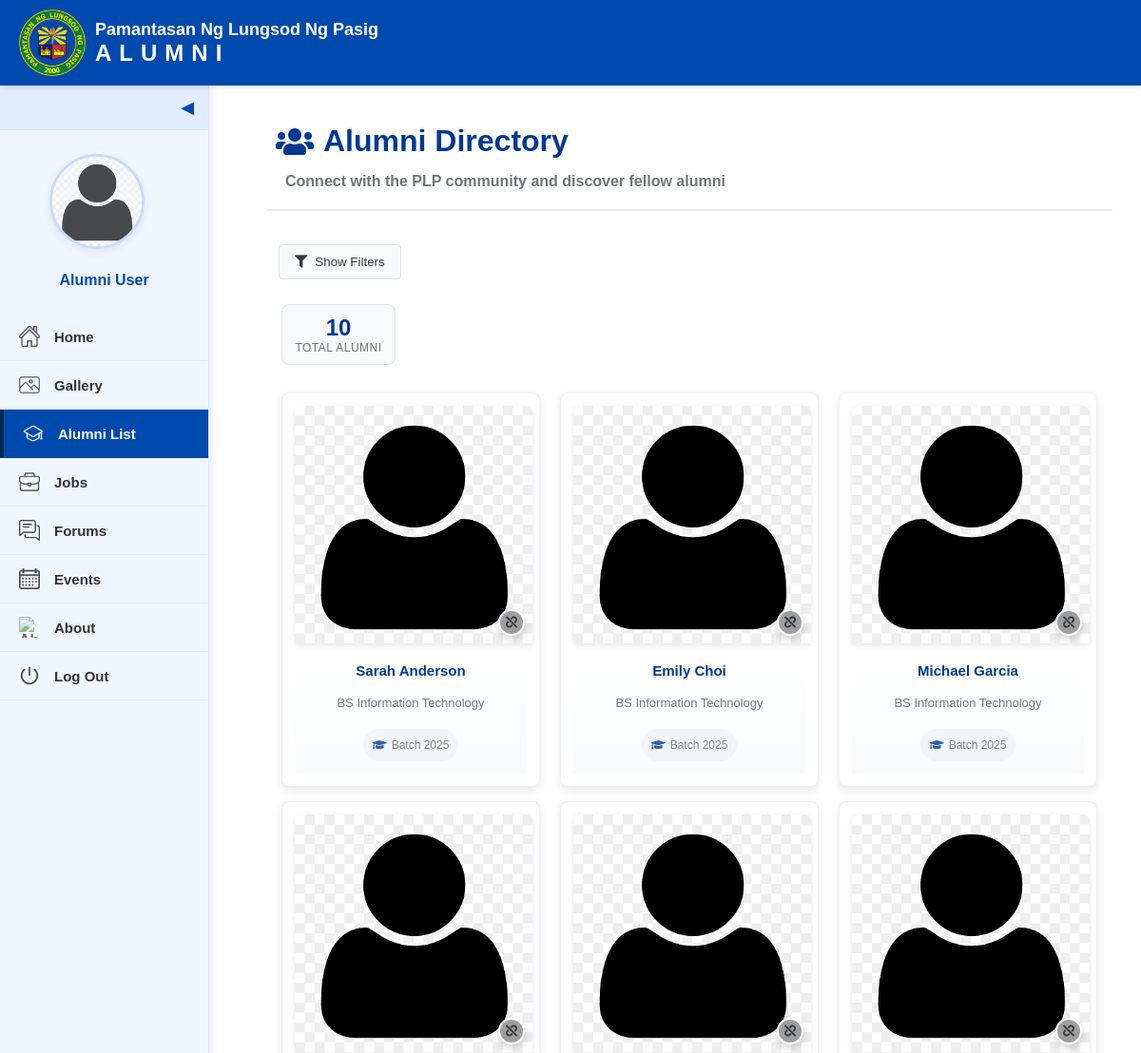
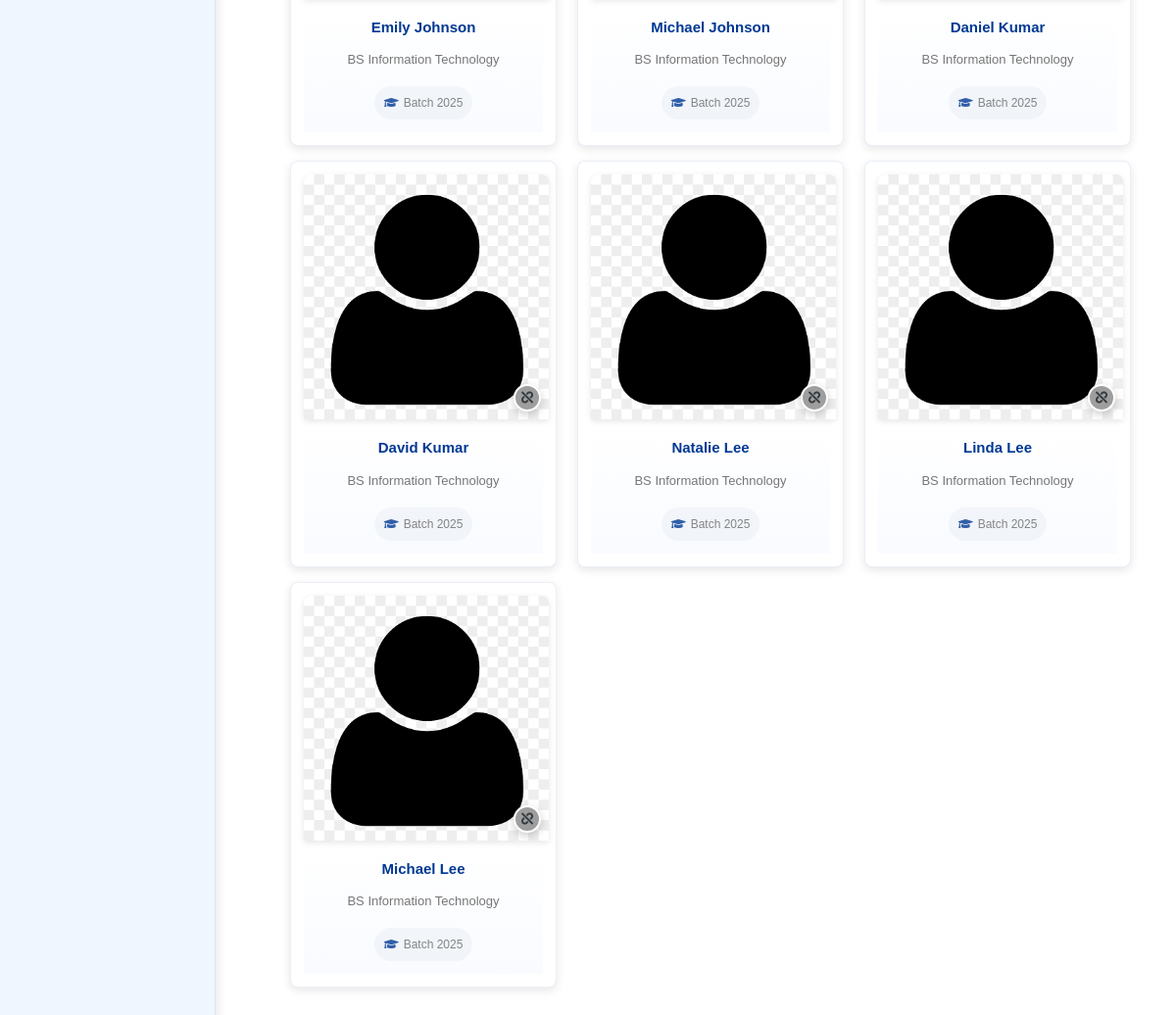
/alumni-list.php, run on the app's committed database (2 pictures, top to bottom).
### tables this page shows
CREATE TABLE `alumnus_bio` (
  `alumni_id` varchar(20) NOT NULL,
  `firstname` varchar(200) NOT NULL,
  `middlename` varchar(200) NOT NULL,
  `lastname` varchar(200) NOT NULL,
  `gender` varchar(10) NOT NULL,
  `batch` year(4) NOT NULL,
  `course_id` int(30) NOT NULL,
  `email` varchar(250) NOT NULL,
  `connected_to` tinyint(1) NOT NULL,
  `avatar` text NOT NULL,
  `status` tinyint(1) NOT NULL DEFAULT 0 COMMENT '0= Unverified, 1= Verified',
  `date_created` date NOT NULL DEFAULT current_timestamp()
);

CREATE TABLE `courses` (
  `id` int(30) NOT NULL,
  `course` text NOT NULL,
  `about` text NOT NULL
);

### alumni-list.php (the view, shortened to what this page needs)
<?php
include 'admin/db_connect.php';
$page = isset($_GET['page']) ? intval($_GET['page']) : 1;
$items_per_page = 12;
$offset = ($page - 1) * $items_per_page;
$filter_conditions = [];
$params = [];
$where_clause = count($filter_conditions) > 0 ? " WHERE " . implode(" AND ", $filter_conditions) : "";
$count_query = "SELECT COUNT(*) as total FROM alumnus_bio a LEFT JOIN courses c ON a.course_id = c.id" . $where_clause;
$stmt_count = $conn->prepare($count_query);
$stmt_count->execute();
$count_result = $stmt_count->get_result();
$count_row = $count_result->fetch_assoc();
$total_records = $count_row['total'];
$alumni_query = "SELECT a.*, c.course as course_name FROM alumnus_bio a
                LEFT JOIN courses c ON a.course_id = c.id" .
                $where_clause .
                " ORDER BY a.lastname ASC LIMIT ?, ?";
$stmt = $conn->prepare($alumni_query);
if (count($params) > 0) {
    $params[] = $offset;
    $params[] = $items_per_page;
    $types = str_repeat('s', count($params) - 2) . 'ii';
    $stmt->bind_param($types, ...$params);
} else {
    $stmt->bind_param("ii", $offset, $items_per_page);
}
$stmt->execute();
$alumni_result = $stmt->get_result();
$avatar = 'images/avatar.png';
$display_name = 'Alumni User';
?>
<!DOCTYPE html>
<html>
    <head>
        <link rel="stylesheet" href="style.css">
        <link rel="stylesheet" href="alumni-list.css">
        <link rel="stylesheet" href="https://cdnjs.cloudflare.com/ajax/libs/font-awesome/5.15.4/css/all.min.css">
    </head>
    <body>
        <div class="interface-header">
            <img src="images/logo.png" alt="PLP Logo" class="logo-interface">
            <div class="text">
                <div class="school-name">Pamantasan Ng Lungsod Ng Pasig</div>
                <div class="alumni-title">ALUMNI</div>
            </div>
        </div>
        <div class="sidebar" id="sidebar">
            <div class="toggle-btn" onclick="toggleSidebar()">&#x25C0;</div>
            <div class="sidebar-content">
                <div class="profile-section">
                    <a href="alumni-manage-profile.php" class="profile-pic">
                        <img src="<?php echo htmlspecialchars($avatar); ?>" alt="Profile Picture">
                    </a>
                    <div class="profile-name"><?php echo htmlspecialchars($display_name); ?></div>
                </div>
                <a href="alumni-home.php"><img src="images/home.png" alt="Home"><span>Home</span></a>
                <a href="alumni-gallery.php"><img src="images/gallery.png" alt="Gallery"><span>Gallery</span></a>
                <a href="alumni-list.php" class="active"><img src="images/alumni_list.png" alt="Alumni List"><span>Alumni List</span></a>
                <a href="alumni-job.php"><img src="images/jobs.png" alt="Jobs"><span>Jobs</span></a>
                <a href="alumni-forums.php"><img src="images/forums.png" alt="Forums"><span>Forums</span></a>
                <a href="alumni-events.php"><img src="images/calendar.png" alt="Events"><span>Events</span></a>
                <a href="alumni-about.php"><img src="images/about.png" alt="About"><span>About</span></a>
                <a href="landing.php"><img src="images/log-out.png" alt="Log Out"><span>Log Out</span></a>
            </div>
        </div>
        <div class="main-content">
            <header>
                <h1><i class="fas fa-users"></i> Alumni Directory</h1>
                <p>Connect with the PLP community and discover fellow alumni</p>
            </header>
            <div class="filter-container">
                <button id="toggle-filters" class="toggle-filters-btn">Show Filters</button>
            </div>
            <div class="alumni-stats">
                <div class="stat-box">
                    <span class="stat-number"><?php echo $total_records; ?></span>
                    <span class="stat-label">Total Alumni</span>
                </div>
            </div>
            <div class="alumni-grid">
                <?php
                if($alumni_result->num_rows > 0):
                    while($alumnus = $alumni_result->fetch_assoc()):
                        $avatar_img = !empty($alumnus['avatar']) ? $alumnus['avatar'] : 'images/avatar.png';
                ?>
                <div class="alumni-card">
                    <div class="alumni-avatar">
                        <img src="<?php echo $avatar_img; ?>" alt="<?php echo htmlspecialchars($alumnus['firstname'] . ' ' . $alumnus['lastname']); ?>">
                        <?php if($alumnus['connected_to'] == 1): ?>
                            <span class="connection-badge connected"><i class="fas fa-link"></i></span>
                        <?php else: ?>
                            <span class="connection-badge not-connected"><i class="fas fa-unlink"></i></span>
                        <?php endif; ?>
                    </div>
                    <div class="alumni-details">
                        <h3><?php echo htmlspecialchars($alumnus['firstname'] . ' ' . $alumnus['lastname']); ?></h3>
                        <p class="alumni-course"><?php echo htmlspecialchars($alumnus['course_name']); ?></p>
                        <p class="alumni-batch">Batch <?php echo htmlspecialchars($alumnus['batch']); ?></p>
                    </div>
                </div>
                <?php
                    endwhile;
                endif; ?>
            </div>
        </div>
    </body>
</html>

### style.css (style rules this page uses)
* { margin: 0; padding: 0; box-sizing: border-box; overscroll-behavior: none; }
body { font-family: Arial, sans-serif; background-color: #ffffff; }
.text { display: flex; flex-direction: column; }
.school-name { font-size: 18px; color: #003366; font-weight: bold; }
.alumni-title { font-size: 24px; color: #003366; letter-spacing: 8px; font-weight: bold; }
.interface-header { background-color: #004aad; color: white; padding: 10px 20px; display: flex; align-items: center; position: fixed; top: 0; left: 0; width: 100%; z-index: 100; box-shadow: 0 2px 5px rgba(0, 0, 0, 0.1); height: 90px; }
.interface-header .school-name { color: white; }
.interface-header .alumni-title { color: white; }
.logo-interface { height: 70px; margin-right: 10px; }
.sidebar { background-color: #f0f6ff; width: 220px; height: calc(100vh - 90px); position: fixed; top: 90px; left: 0; display: flex; flex-direction: column; transition: all 0.3s ease; z-index: 5; overflow: hidden; box-shadow: 2px 0 10px rgba(0, 0, 0, 0.1); border-right: 1px solid #d9e5f6; }
.sidebar-content { width: 100%; display: flex; flex-direction: column; align-items: center; max-height: calc(100vh - 90px); overflow-y: auto; padding: 0 0 20px 0; -ms-overflow-style: none; scrollbar-width: none; }
.profile-section { display: flex; flex-direction: column; align-items: center; margin: 25px 0; padding: 0 10px; width: 100%; }
.profile-pic { position: relative; margin-bottom: 15px; text-align: center; width: 100%; }
.profile-pic img { width: 100px; height: 100px; border-radius: 50%; cursor: pointer; object-fit: cover; border: 3px solid #b7d0ff; transition: all 0.3s ease; box-shadow: 0 3px 10px rgba(0, 0, 0, 0.1); }
.profile-name { margin-top: 5px; font-size: 16px; font-weight: bold; color: #004aad; text-align: center; transition: all 0.3s ease; }
.toggle-btn { background-color: #e1ecff; color: #004aad; width: 100%; text-align: right; padding: 12px 15px; cursor: pointer; font-size: 18px; border-bottom: 1px solid #d9e5f6; transition: all 0.3s ease; }
.sidebar-content a { display: flex; align-items: center; width: 100%; color: #333; text-decoration: none; padding: 14px 20px; font-weight: bold; transition: all 0.3s ease; border-bottom: 1px solid rgba(0, 0, 0, 0.05); }
.profile-section .profile-pic { display: block; width: 100%; padding: 0; margin-bottom: 15px; text-align: center; border-bottom: none; }
.sidebar-content .profile-section a.profile-pic { display: block; text-align: center; padding: 0; border-bottom: none; width: 100%; }
.sidebar-content a img { width: 22px; height: 22px; margin-right: 15px; transition: all 0.3s ease; opacity: 0.7; }
.sidebar-content a span { transition: all 0.3s ease; font-size: 15px; }
.sidebar-content a.active { background-color: #004aad; color: white; border-left: 4px solid #002855; }
.sidebar-content a.active img { filter: brightness(0) invert(1); opacity: 1; }
.sidebar:not(.collapsed) .profile-pic img { width: 100px; height: 100px; border-width: 3px; }
.main-content { margin-left: 220px; padding: 20px 20px 20px 40px; position: relative; z-index: 2; margin-top: 90px; overflow-y: auto; max-height: calc(100vh - 90px); transition: all 0.3s ease; }
.main-content header { font-weight: bold; color:#00276b; font-size: 30px; padding: 10px; }
.main-content div { padding: 10px; margin: 3px; }
.main-content img { width: 140px; height: 140px; }
.main-content p { padding: 10px; }

### data on the page
alumnus_bio: avatar (placeholder picture), connected_to 0 (drawn), firstname+lastname "Sarah Anderson", course.course "BS Information Technology", batch "2025"
alumnus_bio: avatar (placeholder picture), connected_to 0 (drawn), firstname+lastname "Emily Choi", course.course "BS Information Technology", batch "2025"
alumnus_bio: avatar (placeholder picture), connected_to 0 (drawn), firstname+lastname "Michael Garcia", course.course "BS Information Technology", batch "2025"
alumnus_bio: avatar (placeholder picture), connected_to 0 (drawn), firstname+lastname "Emily Johnson", course.course "BS Information Technology", batch "2025"
alumnus_bio: avatar (placeholder picture), connected_to 0 (drawn), firstname+lastname "Michael Johnson", course.course "BS Information Technology", batch "2025"
alumnus_bio: avatar (placeholder picture), connected_to 0 (drawn), firstname+lastname "Daniel Kumar", course.course "BS Information Technology", batch "2025"
alumnus_bio: avatar (placeholder picture), connected_to 0 (drawn), firstname+lastname "David Kumar", course.course "BS Information Technology", batch "2025"
alumnus_bio: avatar (placeholder picture), connected_to 0 (drawn), firstname+lastname "Natalie Lee", course.course "BS Information Technology", batch "2025"
alumnus_bio: avatar (placeholder picture), connected_to 0 (drawn), firstname+lastname "Linda Lee", course.course "BS Information Technology", batch "2025"
alumnus_bio: avatar (placeholder picture), connected_to 0 (drawn), firstname+lastname "Michael Lee", course.course "BS Information Technology", batch "2025"

### other printed values
$display_name "Alumni User"
$total_records "10"
